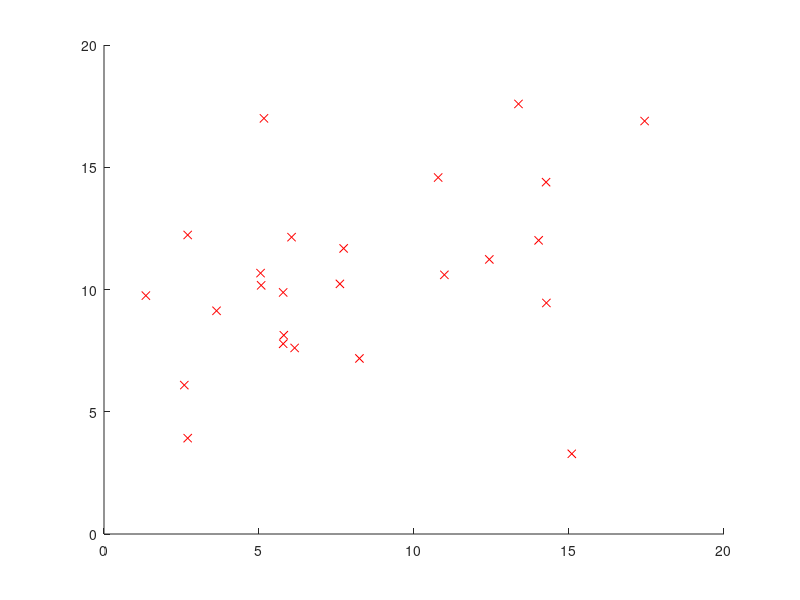

The MATLAB source for this figure:
% Excercise 5.22- Constructing confidence intervals for data in table 5.13
clear all;
load T5-13.dat;

X = T5_13;

% n is number of observations,  p is number of features/variables
[n,p] = size(X);

% compute sample mean vector X_bar and sample covariance matrix S
X_bar = mean(X)';
S = cov(X);

% Construct Q-Q plots of the marginal distribution of fuel, repair and
% capital costs
normplot(X(:,1));
normplot(X(:,2));
normplot(X(:,3));

% Construct 3 possible scatter diagrams from pairs of observation on
% different variables
plotmatrix(X);
scatter(X(:,1),X(:,2), 'filled')
scatter(X(:,1),X(:,3), 'r', 'filled')
scatter(X(:,2),X(:,3), 'r','x')

% Find a list of suspect outliers in each column. 
% Here outlier is considered to be more than three standard deviations away
% from the mean.

% Create matrix of mean values by replicating the mean vector for n rows
MeanMat = repmat(mean(X),n,1);

% A matrix of std deviation values by replicating the std vector for n rows
SigmaMat = repmat(std(X),n,1);

% Create matrix of zeros and ones, ones indicate the location of outliers
outliers = abs(X - MeanMat) > 3*SigmaMat;

% Calculate the number of outliers in each column
nout = sum(outliers);

% remove observations 9, 21 because it appears to be outliers 
X(9,1) = NaN;
X(21,1) = NaN;

%Remove any rows containing NaNs from a matrix X.
X(any(isnan(X),2),:) = [];

% Can remove fater with 
% X(9,:) = [];
% X(21,:) = [];

% Sii is list containing all variances Xi, i = 1,2,...,p. 
Sii = diag(S);

% compute simultanoous T_square intervals at the level of 95% confidence
t_square_int_weight = (p*(n-1)/(n-p)) * finv(.95,p,n-p);
t_square_intervals(:,1) = X_bar - sqrt(t_square_int_weight)*sqrt(Sii/n);
t_square_intervals(:,2) = X_bar + sqrt(t_square_int_weight)*sqrt(Sii/n);

% compute Bonfferoni intervals at the level of 95% confidence
bonfferoni_int_weight = tinv(1-0.05/(2*p), n-1);
bonfferoni_intervals(:,1) = X_bar - bonfferoni_int_weight*sqrt(Sii/n);
bonfferoni_intervals(:,2) = X_bar + bonfferoni_int_weight*sqrt(Sii/n);

t_square_intervals
bonfferoni_intervals
